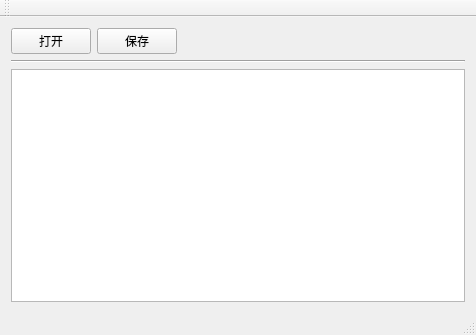
<?xml version="1.0" encoding="UTF-8"?>
<ui version="4.0">
 <class>Test7_2AClass</class>
 <widget class="QMainWindow" name="Test7_2AClass">
  <property name="geometry">
   <rect>
    <x>0</x>
    <y>0</y>
    <width>476</width>
    <height>335</height>
   </rect>
  </property>
  <property name="windowTitle">
   <string>Test7_2A</string>
  </property>
  <widget class="QWidget" name="centralWidget">
   <layout class="QVBoxLayout" name="verticalLayout">
    <item>
     <layout class="QHBoxLayout" name="horizontalLayout">
      <item>
       <widget class="QPushButton" name="btnOpen">
        <property name="text">
         <string>打开</string>
        </property>
       </widget>
      </item>
      <item>
       <widget class="QPushButton" name="btnSave">
        <property name="text">
         <string>保存</string>
        </property>
       </widget>
      </item>
      <item>
       <spacer name="horizontalSpacer">
        <property name="orientation">
         <enum>Qt::Horizontal</enum>
        </property>
        <property name="sizeHint" stdset="0">
         <size>
          <width>40</width>
          <height>20</height>
         </size>
        </property>
       </spacer>
      </item>
     </layout>
    </item>
    <item>
     <widget class="Line" name="line">
      <property name="orientation">
       <enum>Qt::Horizontal</enum>
      </property>
     </widget>
    </item>
    <item>
     <widget class="QPlainTextEdit" name="plainTextEdit"/>
    </item>
   </layout>
  </widget>
  <widget class="QMenuBar" name="menuBar">
   <property name="geometry">
    <rect>
     <x>0</x>
     <y>0</y>
     <width>476</width>
     <height>21</height>
    </rect>
   </property>
  </widget>
  <widget class="QToolBar" name="mainToolBar">
   <attribute name="toolBarArea">
    <enum>TopToolBarArea</enum>
   </attribute>
   <attribute name="toolBarBreak">
    <bool>false</bool>
   </attribute>
  </widget>
  <widget class="QStatusBar" name="statusBar"/>
 </widget>
 <layoutdefault spacing="6" margin="11"/>
 <resources>
  <include location="test7_2a.qrc"/>
 </resources>
 <connections/>
</ui>
